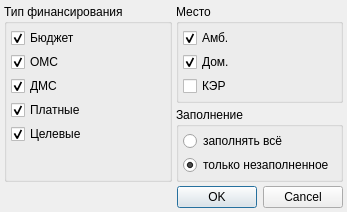
<ui version="4.0" >
 <class>CalcDialog</class>
 <widget class="QDialog" name="CalcDialog" >
  <property name="geometry" >
   <rect>
    <x>0</x>
    <y>0</y>
    <width>347</width>
    <height>205</height>
   </rect>
  </property>
  <property name="windowTitle" >
   <string>Заполнение фактического количества посещений</string>
  </property>
  <layout class="QGridLayout" name="gridLayout_2" >
   <property name="margin" >
    <number>4</number>
   </property>
   <property name="spacing" >
    <number>4</number>
   </property>
   <item rowspan="2" row="0" column="0" >
    <widget class="QGroupBox" name="groupBox" >
     <property name="title" >
      <string>Тип финансирования</string>
     </property>
     <layout class="QVBoxLayout" name="verticalLayout_2" >
      <property name="spacing" >
       <number>4</number>
      </property>
      <property name="margin" >
       <number>4</number>
      </property>
      <item>
       <widget class="QCheckBox" name="boxBudget" >
        <property name="text" >
         <string>Бюджет</string>
        </property>
        <property name="checked" >
         <bool>true</bool>
        </property>
       </widget>
      </item>
      <item>
       <widget class="QCheckBox" name="boxOMS" >
        <property name="text" >
         <string>ОМС</string>
        </property>
        <property name="checked" >
         <bool>true</bool>
        </property>
       </widget>
      </item>
      <item>
       <widget class="QCheckBox" name="boxDMS" >
        <property name="text" >
         <string>ДМС</string>
        </property>
        <property name="checked" >
         <bool>true</bool>
        </property>
       </widget>
      </item>
      <item>
       <widget class="QCheckBox" name="boxPlat" >
        <property name="text" >
         <string>Платные</string>
        </property>
        <property name="checked" >
         <bool>true</bool>
        </property>
       </widget>
      </item>
      <item>
       <widget class="QCheckBox" name="boxCel" >
        <property name="text" >
         <string>Целевые</string>
        </property>
        <property name="checked" >
         <bool>true</bool>
        </property>
       </widget>
      </item>
      <item>
       <spacer name="verticalSpacer" >
        <property name="orientation" >
         <enum>Qt::Vertical</enum>
        </property>
        <property name="sizeHint" stdset="0" >
         <size>
          <width>20</width>
          <height>40</height>
         </size>
        </property>
       </spacer>
      </item>
     </layout>
    </widget>
   </item>
   <item row="0" column="1" >
    <widget class="QGroupBox" name="groupBox_2" >
     <property name="title" >
      <string>Место</string>
     </property>
     <layout class="QVBoxLayout" name="verticalLayout" >
      <property name="spacing" >
       <number>4</number>
      </property>
      <property name="margin" >
       <number>4</number>
      </property>
      <item>
       <widget class="QCheckBox" name="boxAmb" >
        <property name="text" >
         <string>Амб.</string>
        </property>
        <property name="checked" >
         <bool>true</bool>
        </property>
       </widget>
      </item>
      <item>
       <widget class="QCheckBox" name="boxDom" >
        <property name="text" >
         <string>Дом.</string>
        </property>
        <property name="checked" >
         <bool>true</bool>
        </property>
       </widget>
      </item>
      <item>
       <widget class="QCheckBox" name="boxKAR" >
        <property name="text" >
         <string>КЭР</string>
        </property>
       </widget>
      </item>
     </layout>
    </widget>
   </item>
   <item row="1" column="1" >
    <widget class="QGroupBox" name="groupBox_3" >
     <property name="title" >
      <string>Заполнение</string>
     </property>
     <layout class="QVBoxLayout" name="verticalLayout_3" >
      <property name="spacing" >
       <number>4</number>
      </property>
      <property name="margin" >
       <number>4</number>
      </property>
      <item>
       <widget class="QRadioButton" name="rbFillAll" >
        <property name="text" >
         <string>заполнять всё</string>
        </property>
       </widget>
      </item>
      <item>
       <widget class="QRadioButton" name="rbFillNew" >
        <property name="text" >
         <string>только незаполненное</string>
        </property>
        <property name="checked" >
         <bool>true</bool>
        </property>
       </widget>
      </item>
     </layout>
    </widget>
   </item>
   <item row="3" column="0" colspan="2" >
    <widget class="QDialogButtonBox" name="buttonBox" >
     <property name="orientation" >
      <enum>Qt::Horizontal</enum>
     </property>
     <property name="standardButtons" >
      <set>QDialogButtonBox::Cancel|QDialogButtonBox::Ok</set>
     </property>
    </widget>
   </item>
   <item row="2" column="0" >
    <spacer name="verticalSpacer_2" >
     <property name="orientation" >
      <enum>Qt::Vertical</enum>
     </property>
     <property name="sizeHint" stdset="0" >
      <size>
       <width>20</width>
       <height>40</height>
      </size>
     </property>
    </spacer>
   </item>
  </layout>
 </widget>
 <tabstops>
  <tabstop>boxBudget</tabstop>
  <tabstop>boxOMS</tabstop>
  <tabstop>boxDMS</tabstop>
  <tabstop>boxPlat</tabstop>
  <tabstop>boxCel</tabstop>
  <tabstop>boxAmb</tabstop>
  <tabstop>boxDom</tabstop>
  <tabstop>boxKAR</tabstop>
  <tabstop>rbFillAll</tabstop>
  <tabstop>rbFillNew</tabstop>
  <tabstop>buttonBox</tabstop>
 </tabstops>
 <resources/>
 <connections>
  <connection>
   <sender>buttonBox</sender>
   <signal>accepted()</signal>
   <receiver>CalcDialog</receiver>
   <slot>accept()</slot>
   <hints>
    <hint type="sourcelabel" >
     <x>248</x>
     <y>254</y>
    </hint>
    <hint type="destinationlabel" >
     <x>157</x>
     <y>274</y>
    </hint>
   </hints>
  </connection>
  <connection>
   <sender>buttonBox</sender>
   <signal>rejected()</signal>
   <receiver>CalcDialog</receiver>
   <slot>reject()</slot>
   <hints>
    <hint type="sourcelabel" >
     <x>316</x>
     <y>260</y>
    </hint>
    <hint type="destinationlabel" >
     <x>286</x>
     <y>274</y>
    </hint>
   </hints>
  </connection>
 </connections>
</ui>
